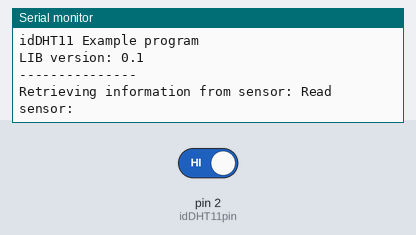
The sketch below on a simulated Arduino Uno, built with avr-gcc and run on an emulated ATmega328P. On the bench: the last lines printed to the serial monitor. Inputs (shaded band) come from the test bench; at power-on: pin 2 (idDHT11pin) HIGH.

Above: at 1.2 s.
1.3 s: pin 2 (idDHT11pin) driven LOW
At 2.7 s:
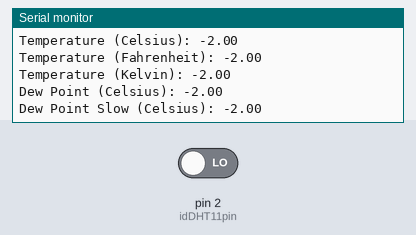
At 4.1 s:
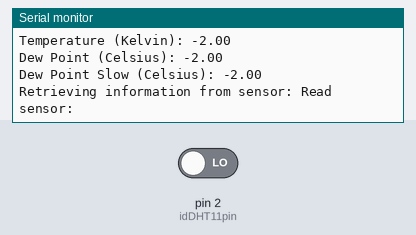

Measured:
- after the input at 1.3 s, the serial monitor: prints a new line at once (image 1)

The sketch:

idDHT11_Lib_example_Simple_Bob.ino
```cpp
/*
  Board	          int.0	  int.1	  int.2	  int.3	  int.4	  int.5
 Uno, Ethernet	  2	  3
 Mega2560	  2	  3	  21	  20	  19	  18
 Leonardo	  3	  2	  0	  1
 Due	          (any pin, more info http://arduino.cc/en/Reference/AttachInterrupt)

 This example, as difference to the other, make use of the new method acquireAndWait()
 */

#include <idDHT11.h>

int idDHT11pin = 2; //Digital pin for comunications
int idDHT11intNumber = 0; //interrupt number (must be the one that use the previus defined pin (see table above)

//declaration
void dht11_wrapper(); // must be declared before the lib initialization

// Lib instantiate
idDHT11 DHT11(idDHT11pin,idDHT11intNumber,dht11_wrapper);

void setup()
{
  Serial.begin(115200);
  Serial.println("idDHT11 Example program");
  Serial.print("LIB version: ");
  Serial.println(IDDHT11LIB_VERSION);
  Serial.println("---------------");
}
// This wrapper is in charge of calling
// mus be defined like this for the lib work
void dht11_wrapper() {
  DHT11.isrCallback();
}
void loop()
{
  Serial.print("\nRetrieving information from sensor: ");
  Serial.print("Read sensor: ");
  //delay(100);

  int result = DHT11.acquireAndWait();
  switch (result)
  {
  case IDDHTLIB_OK:
    Serial.println("OK");
    break;
  case IDDHTLIB_ERROR_CHECKSUM:
    Serial.println("Error\n\r\tChecksum error");
    break;
  case IDDHTLIB_ERROR_ISR_TIMEOUT:
    Serial.println("Error\n\r\tISR time out error");
    break;
  case IDDHTLIB_ERROR_RESPONSE_TIMEOUT:
    Serial.println("Error\n\r\tResponse time out error");
    break;
  case IDDHTLIB_ERROR_DATA_TIMEOUT:
    Serial.println("Error\n\r\tData time out error");
    break;
  case IDDHTLIB_ERROR_ACQUIRING:
    Serial.println("Error\n\r\tAcquiring");
    break;
  case IDDHTLIB_ERROR_DELTA:
    Serial.println("Error\n\r\tDelta time to small");
    break;
  case IDDHTLIB_ERROR_NOTSTARTED:
    Serial.println("Error\n\r\tNot started");
    break;
  default:
    Serial.println("Unknown error");
    break;
  }
  Serial.print("Humidity (%): ");
  Serial.println(DHT11.getHumidity(), 2);

  Serial.print("Temperature (Celsius): ");
  Serial.println(DHT11.getCelsius(), 2);

  Serial.print("Temperature (Fahrenheit): ");
  Serial.println(DHT11.getFahrenheit(), 2);

  Serial.print("Temperature (Kelvin): ");
  Serial.println(DHT11.getKelvin(), 2);

  Serial.print("Dew Point (Celsius): ");
  Serial.println(DHT11.getDewPoint());

  Serial.print("Dew Point Slow (Celsius): ");
  Serial.println(DHT11.getDewPointSlow());

  delay(2000);
}
```
